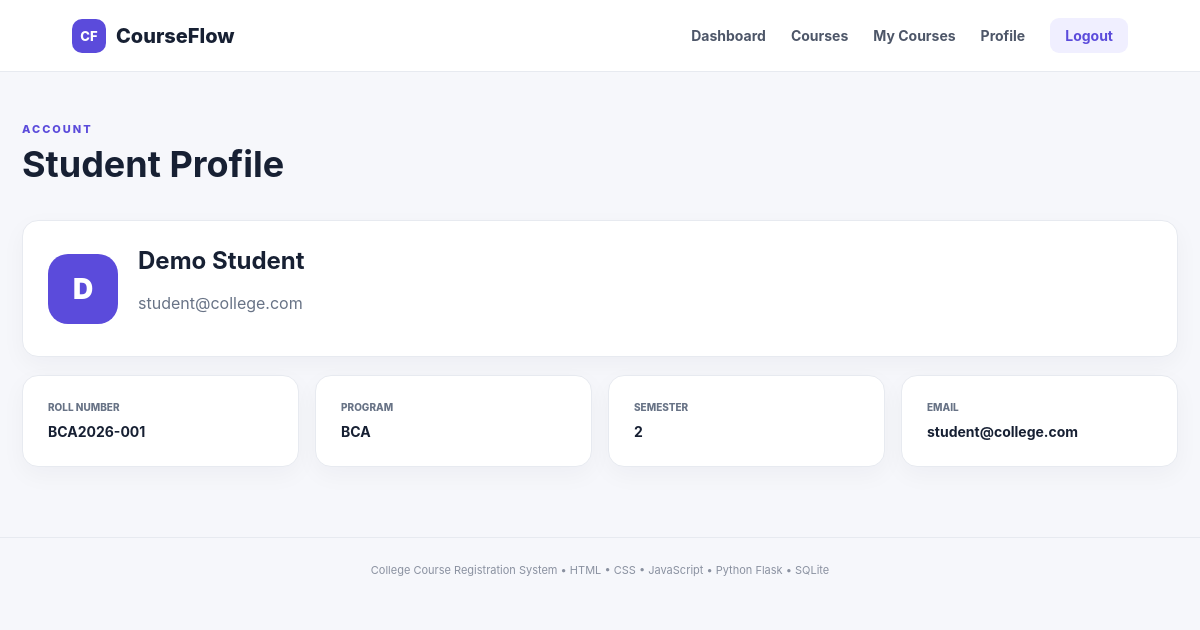
Page /profile (signed in) on the committed database.
### tables this page shows
CREATE TABLE students (
        id INTEGER PRIMARY KEY AUTOINCREMENT,
        name TEXT NOT NULL,
        email TEXT UNIQUE NOT NULL,
        password TEXT NOT NULL,
        roll_no TEXT UNIQUE NOT NULL,
        course TEXT NOT NULL,
        semester INTEGER NOT NULL
    );

### app.py (the view)
@app.route("/profile")
@student_login_required
def profile():
    conn = get_db()
    student = conn.execute("SELECT * FROM students WHERE id=?", (session["student_id"],)).fetchone()
    conn.close()
    return render_template("profile.html", student=student)

### app.py (called while the page is built)
def get_db():
    conn = sqlite3.connect(DB_PATH)
    conn.row_factory = sqlite3.Row
    conn.execute("PRAGMA foreign_keys = ON")
    return conn

def student_login_required(view):
    @wraps(view)
    def wrapped(*args, **kwargs):
        if "student_id" not in session:
            flash("Please login as a student first.", "warning")
            return redirect(url_for("login"))
        return view(*args, **kwargs)
    return wrapped

### templates/profile.html (shortened to what this page needs)
{% extends "base.html" %}
{% block content %}
<div class="page-head"><div><div class="eyebrow">ACCOUNT</div><h1>Student Profile</h1></div></div>
<div class="profile-card">
    <div class="avatar">{{ student.name[0]|upper }}</div>
    <div><h2>{{ student.name }}</h2><p class="muted">{{ student.email }}</p></div>
</div>
<div class="detail-grid">
    <div><small>Roll Number</small><b>{{ student.roll_no }}</b></div>
    <div><small>Program</small><b>{{ student.course }}</b></div>
    <div><small>Semester</small><b>{{ student.semester }}</b></div>
    <div><small>Email</small><b>{{ student.email }}</b></div>
</div>
{% endblock %}

### static/style.css (style rules this page uses)
:root { --bg:#f6f7fb;--card:#fff;--ink:#172033;--muted:#687386;--line:#e7eaf0; --accent:#5b4bdb;--accent2:#7b68ee;--green:#138a62;--red:#c94b5b; --shadow:0 14px 35px rgba(27,31,50,.08) }
* { box-sizing:border-box }
body { margin:0;background:var(--bg);color:var(--ink);font-family:Inter,ui-sans-serif,system-ui,-apple-system,Segoe UI,sans-serif }
.pill,.eyebrow { font-size:11px;letter-spacing:2px;font-weight:850;color:var(--accent) }
.feature-grid article,.info-card,.panel,.profile-card,.detail-grid>div { background:#fff;border:1px solid var(--line);border-radius:16px;padding:25px;box-shadow:0 8px 25px rgba(30,34,55,.04) }
.page-head { display:flex;justify-content:space-between;align-items:flex-end;gap:20px;margin:15px 0 28px }
.page-head h1 { font-size:36px;margin:6px 0 }
.muted { color:var(--muted);line-height:1.5 }
.profile-card { display:flex;align-items:center;gap:20px }
.avatar { width:70px;height:70px;background:var(--accent);color:#fff;border-radius:20px;display:grid;place-items:center;font-size:28px;font-weight:900 }
.profile-card h2 { margin:0 }
.detail-grid { display:grid;grid-template-columns:repeat(4,1fr);gap:16px;margin-top:18px }
.detail-grid small { display:block;color:var(--muted);font-size:10px;text-transform:uppercase;font-weight:800;margin-bottom:8px }
.detail-grid b { font-size:14px }

### rows in the picture
students: name "D", name "Demo Student", email "student@college.com", roll_no "BCA2026-001", course "BCA", semester "2"
